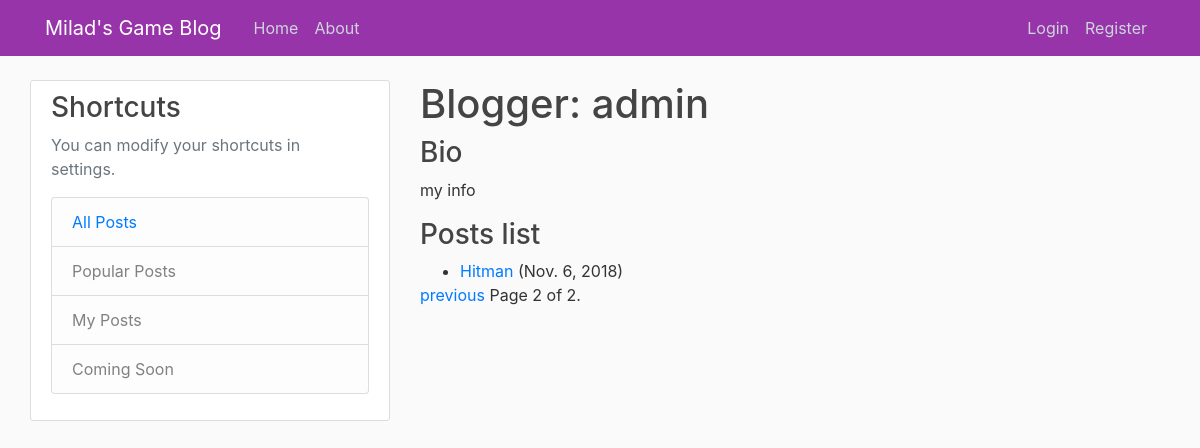
Page /blogger/1?page=2 on the committed database.
### blog/models.py (models this page shows, shortened)
class BlogAuthor(models.Model):
    user = models.ForeignKey(User, on_delete=models.SET_NULL, null=True)
    bio = models.TextField(max_length=400, help_text="Enter your bio details here.")
    class Meta:
        ordering = ["user","bio"]
    def __str__(self):
        return self.user.username

class Blog(models.Model):
    name = models.CharField(max_length=200)
    author = models.ForeignKey(BlogAuthor, on_delete=models.SET_NULL, null=True)
    description = models.TextField(max_length=2000, help_text="Enter you blog text here.")
    post_date = models.DateField(default=date.today)
    class Meta:
        ordering = ["-post_date"]
    def get_absolute_url(self):
        return reverse('blog-detail', args=[str(self.id)])

### blog/views.py (the view)
# urls.py: path('blogger/<int:pk>', views.BlogListbyAuthorView.as_view(), name='blogs-by-author'),
class BlogListbyAuthorView(generic.ListView):
    model = Blog
    paginate_by = 3
    template_name ='blog/blog_list_by_author.html'
    def get_queryset(self):
        id = self.kwargs['pk']
        target_author=get_object_or_404(BlogAuthor, pk = id)
        return Blog.objects.filter(author=target_author)
    def get_context_data(self, **kwargs):
        context = super(BlogListbyAuthorView, self).get_context_data(**kwargs)
        context['blogger'] = get_object_or_404(BlogAuthor, pk = self.kwargs['pk'])
        return context

### blog/templates/blog/blog_list_by_author.html
{% extends "base.html" %}
{% block content %}
    <h1>Blogger: {{blogger}}</h1>
    <h3>Bio</h3>
    <p>{{blogger.bio}}</p>
    {% if blog_list %}
    <h3>Posts list</h3>
    <ul>
      {% for blog in blog_list %}
      <li>
        <a href="{{ blog.get_absolute_url }}">{{ blog.name }}</a> ({{blog.post_date}})</a>
      </li>
      {% endfor %}
    </ul>
    {% else %}
      <p>This blogger hasn't posted anything yet.</p>
    {% endif %}
{% endblock %}

### blog/static/css/styles.css (style rules this page uses)
body { background: #fafafa; color: #333333; margin-top: 5rem; }
h1, h2, h3, h4, h5, h6 { color: #444444; }
ul { margin: 0; }

### rows in the picture
BlogAuthor: user.username "admin", bio "my info"
Blog: name "Hitman", post_date "Nov. 6, 2018"

### other values in the picture
{{ page_obj.number }} "2"
{{ page_obj.paginator.num_pages }} "2"
